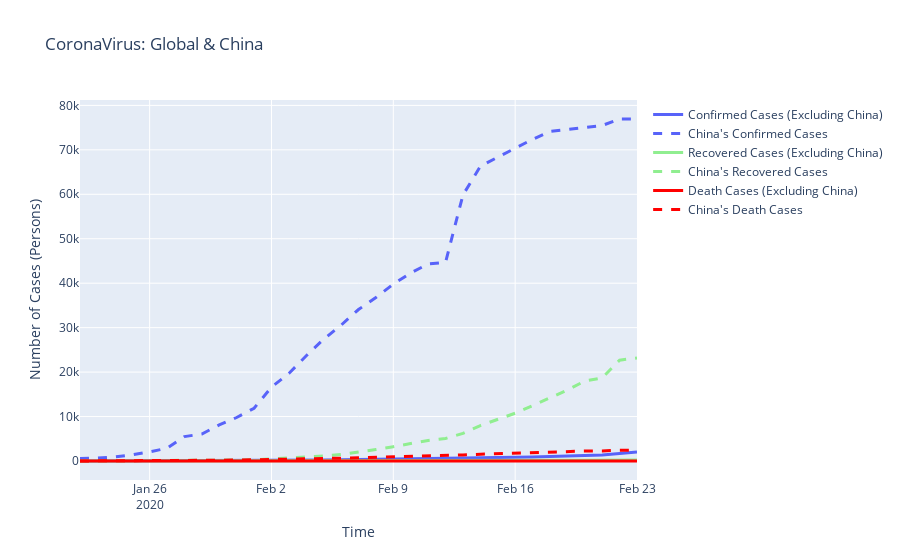

The notebook cell saved with this chart:
### Code cell
china = df[df["Country/Region"]=="Mainland China"].drop("Country/Region",axis=1)
china = china.groupby("timestamp").sum().sort_values("timestamp", ascending=True)
china.reset_index(inplace=True)

fig = go.Figure()
fig.add_trace(go.Scatter(x=timestamp_grouped_exc_china["timestamp"], y=timestamp_grouped_exc_china["conf_cases"], name='Confirmed Cases (Excluding China)',
                         line=dict(width=3),marker_color='#5863f9'))
fig.add_trace(go.Scatter(x=china["timestamp"], y=china["conf_cases"], name="China's Confirmed Cases",
                         line=dict(width=3, dash="dash"),marker_color='#5863f9'))

fig.add_trace(go.Scatter(x=timestamp_grouped_exc_china["timestamp"], y=timestamp_grouped_exc_china["recov_cases"], name='Recovered Cases (Excluding China)',
                         line=dict(width=3),marker_color='lightgreen'))
fig.add_trace(go.Scatter(x=china["timestamp"], y=china["recov_cases"], name="China's Recovered Cases",
                         line=dict(width=3, dash="dash"),marker_color='lightgreen'))

fig.add_trace(go.Scatter(x=timestamp_grouped_exc_china["timestamp"], y=timestamp_grouped_exc_china["death_cases"], name='Death Cases (Excluding China)',
                         line=dict(width=3),marker_color='red'))
fig.add_trace(go.Scatter(x=china["timestamp"], y=china["death_cases"], name="China's Death Cases",
                         line=dict(width=3, dash="dash"),marker_color='red'))


fig.update_layout(title='CoronaVirus: Global & China',
                   xaxis_title='Time',
                   yaxis_title='Number of Cases (Persons)')


fig.show()
